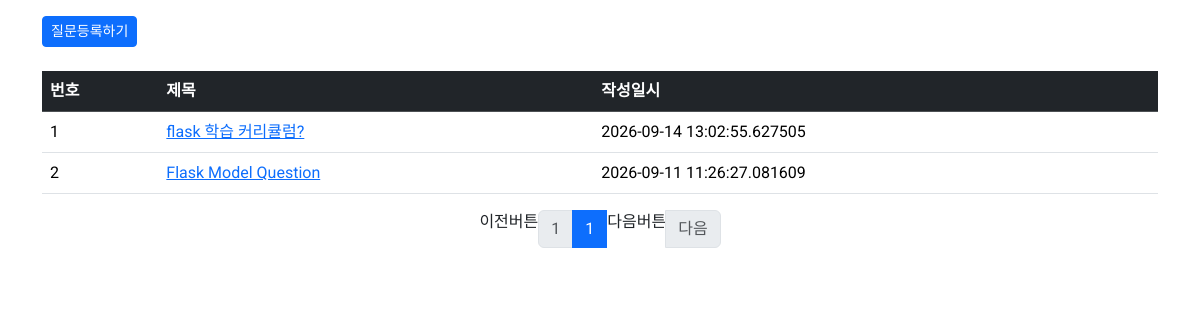
The page /question/list on the database as committed earlier.
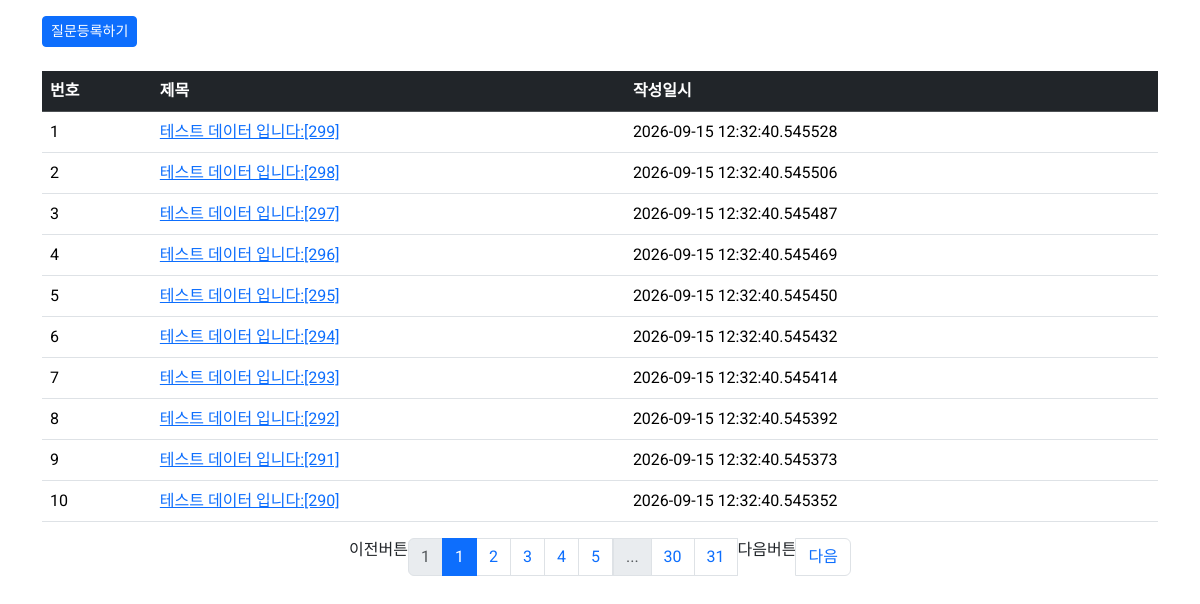
The same page on the database as committed later.
### pybo/models.py (models this page shows)
class Question(db.Model):
    id = db.Column(db.Integer, primary_key=True)
    subject = db.Column(db.String(200), nullable=False)
    content = db.Column(db.Text(), nullable=False)
    create_date = db.Column(db.DateTime(), nullable=False)

### pybo/views/question_views.py (the view)
@bp.route('/list')
def _list():
    page = request.args.get('page', default=1, type=int) #url parameter ?page=1
    question_list = Question.query.order_by(Question.create_date.desc())
    question_list =question_list.paginate(page=page, per_page=10) #페이징 구현
    return render_template('question/question_list.html', question_list=question_list)

### pybo/templates/question/question_list.html (shortened to what this page needs)
{% extends 'base.html'%}
{%block content%}
<div class="container my-3">
    <a href="{{url_for('question.create')}}"class="btn btn-primary btn-sm mb-2">질문등록하기</a>
</div>
<link rel="stylesheet" href="https://cdn.jsdelivr.net/npm/bootstrap@5.3.6/dist/css/bootstrap.min.css">
<div class="container my-3">
    <table class="table table-hover">
        <thead>
        <tr class="table-dark">
            <th>번호</th>
            <th>제목</th>
            <th>작성일시</th>
        </tr>
        </thead>
        <tbody>
        {% if question_list %}
        {% for question in question_list.items %}
        <tr>
            <td>{{ loop.index }}</td>
            <td>
                <a href="{{ url_for('question.detail', question_id=question.id) }}">{{ question.subject }}</a>
            </td>
            <td>{{ question.create_date }}</td>
        </tr>
        {% endfor %}
        {% else %}
        <tr>
            <td colspan="3">질문이 없습니다.</td>
        </tr>
        {% endif %}
        </tbody>
    </table>
<nav aria-label="Page navigation example">
  <ul class="pagination justify-content-center">
      이전버튼
      {%if question_list.has_prev %}
    <li class="page-item"><a class="{{question_list.prev_num}}" class="page-link">이전</a></li>
      {% else %}
    <li class="page-item disabled"><a href="javascript:void(0)" class="page-link">1</a></li>
      {% endif %}
   {% for page_num in question_list.iter_pages() %}
        {% if page_num %}
        {% if page_num != question_list.page %}
        <li class="page-item">
            <a class="page-link" href="?page={{ page_num }}">{{ page_num }}</a>
        </li>
        {% else %}
        <li class="page-item active" aria-current="page">
            <a class="page-link" href="javascript:void(0)">{{ page_num }}</a>
        </li>
        {% endif %}
        {% else %}
        <li class="disabled">
            <a class="page-link" href="javascript:void(0)">...</a>
        </li>
        {% endif %}
        {% endfor %}
      다음버튼
      {% if question_list.has_next %}
        <li class="page-item">
            <a class="page-link" href="?page={{ question_list.next_num }}">다음</a>
        </li>
        {% else %}
        <li class="page-item disabled">
            <a class="page-link" tabindex="-1" aria-disabled="true" href="javascript:void(0)">다음</a>
        </li>
        {% endif %}
    </ul>
</nav>
{%endblock%}

### pybo/templates/base.html (shortened to what this page needs)
<!DOCTYPE html>
<html lang="ko">
<head>
    <link rel="stylesheet" href="https://cdn.jsdelivr.net/npm/bootstrap@5.3.8/dist/css/bootstrap.min.css">
    <link rel="stylesheet" href="{{ url_for('static', filename='style.css') }}">
</head>
<body>
{%block content %}
{% endblock %}
</body>
</html>

### pybo/static/style.css (style rules this page uses)
:root body { font-family: "Roboto", sans-serif; font-weight: 400; }

Rows that differ between the two databases and show on the page:
no longer on this page (row unchanged): Question: subject "flask 학습 커리큘럼?", create_date "2026-09-14 13:02:55.627505"
no longer on this page (row unchanged): Question: subject "Flask Model Question", create_date "2026-09-11 11:26:27.081609"
added Question: subject "테스트 데이터 입니다:[299]", create_date "2026-09-15 12:32:40.545528"
added Question: subject "테스트 데이터 입니다:[298]", create_date "2026-09-15 12:32:40.545506"
added Question: subject "테스트 데이터 입니다:[297]", create_date "2026-09-15 12:32:40.545487"
added Question: subject "테스트 데이터 입니다:[296]", create_date "2026-09-15 12:32:40.545469"
added Question: subject "테스트 데이터 입니다:[295]", create_date "2026-09-15 12:32:40.545450"
added Question: subject "테스트 데이터 입니다:[294]", create_date "2026-09-15 12:32:40.545432"
added Question: subject "테스트 데이터 입니다:[293]", create_date "2026-09-15 12:32:40.545414"
added Question: subject "테스트 데이터 입니다:[292]", create_date "2026-09-15 12:32:40.545392"
added Question: subject "테스트 데이터 입니다:[291]", create_date "2026-09-15 12:32:40.545373"
added Question: subject "테스트 데이터 입니다:[290]", create_date "2026-09-15 12:32:40.545352"
Other text that changed with them:
new list line: "2"
new list line: "3"
new list line: "4"
new list line: "5"
new list line: "30"
new list line: "31"
